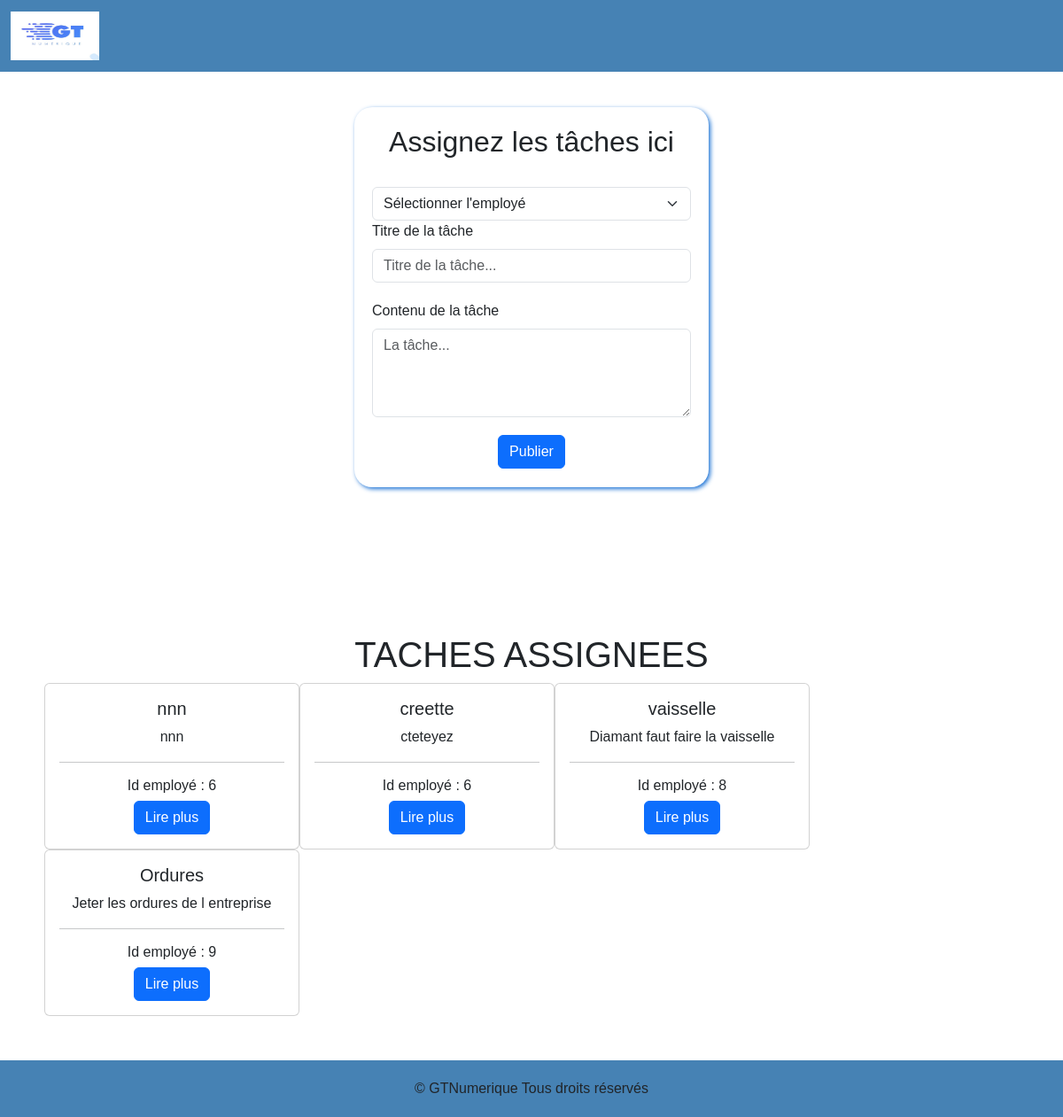
The app's page /assigner-taches.php with its own data.
### tables this page shows
CREATE TABLE `taches` (
  `id_tache` int(11) NOT NULL,
  `titre` varchar(50) NOT NULL,
  `contenu` varchar(100) NOT NULL,
  `id_personnel` int(11) NOT NULL
);

### assigner-taches.php (the view, shortened to what this page needs)
<?php
$database = new PDO('mysql:host=localhost;dbname=gtnumerique', 'root', '');
$recupTaches = $database->prepare('SELECT * FROM taches');
$recupTaches->execute();
$taches = $recupTaches->fetchAll();
?>
<!DOCTYPE html>
<html lang="en">
<head>
    <link rel="stylesheet" href="assets/bootstrap/css/bootstrap.min.css">
	<link rel="stylesheet" href="main.css">
</head>
<body>
    <header class="header">
        <nav class="navbar navbar-expand-lg .bg-light" id="navig">
            <div class="container-fluid">
                <a class="navbar-brand" href="index.php">
                    <img src="assets/img/WhatsApp Image 2024-08-05 à 12.42.53_179eb500.jpg" alt="Logo" width="100" height="55">
                </a>
            </div>
        </nav>
    </header>
    <div class="content-form">
        <h2>Assignez les tâches ici</h2>
        <form class="myform" method="post">
            <br>
            <div class="">
                <select class="form-select" aria-label="Default select example" name="id_personnel">
                    <option selected disabled value>Sélectionner l'employé</option>
                </select>
            </div>
            <div class="">
                <label for="titre" class="form-label">Titre de la tâche</label>
                <input type="text" class="form-control" id="titre" placeholder="Titre de la tâche..." name="titre" required>
            </div>
            <div class="">
                <label for="contenu" class="form-label">Contenu de la tâche</label>
                <textarea class="form-control" placeholder="La tâche..." id="contenu" name="contenu" style="height: 100px" required></textarea>
            </div>
            <button type="submit" class="btn btn-primary" name="publier">Publier</button>
            <br>
        </form>
    </div>
    <div class="content">
        <h1>TACHES ASSIGNEES</h1>
        <div class=" d-flex flex-wrap">
            <?php foreach ($taches as $tache): ?>
                <div class="card md-4 carte" style="width: 18rem;">
                    <div class="card-body">
                            <h5 class="card-title"><?php echo htmlspecialchars($tache['titre']); ?></h5>
                            <p class="card-text"><?php echo htmlspecialchars($tache['contenu']); ?></p><hr>
                            <h6 class="card-text">Id employé : <?php echo htmlspecialchars($tache['id_personnel']); ?></h6>
                            <a href="#" class="btn btn-primary">Lire plus</a>
                    </div>
                </div>
            <?php endforeach; ?>
        </div>
    </div>
    <footer class="pied">
		© GTNumerique Tous droits réservés
	</footer>
</body>
</html>

### main.css (style rules this page uses)
html, body { height: 100%; }
body { font-family: Arial, Helvetica, sans-serif; display: flex; flex-direction: column; }
.navbar { background-color: steelblue; }
.content { padding: 125px 50px 50px; text-align: center; flex-grow: 1; }
.content-form { padding: 20px; max-width: 400px; box-shadow: 2px 2px 5px rgb(29, 115, 213); border-radius: 20px; margin: 40px auto; text-align: center; flex-grow: 1; }
.form-label { float: left; }
.form-control { margin: 20px auto; }
.pied { background-color: steelblue; padding: 20px; text-align: center; }

### records on screen
taches: titre "nnn", contenu "nnn", id_personnel "6"
taches: titre "creette", contenu "cteteyez", id_personnel "6"
taches: titre "vaisselle", contenu "Diamant faut faire la vaisselle", id_personnel "8"
taches: titre "Ordures", contenu "Jeter les ordures de l entreprise", id_personnel "9"
